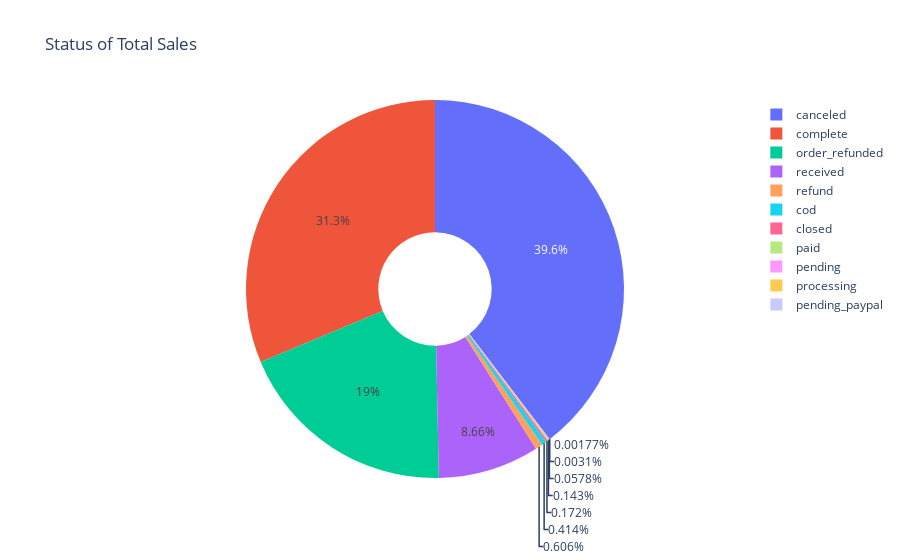

Notebook code cell kept with this figure:
### Code cell
import plotly.express
plotly.express.pie(sales ,names='status',values='total',title='Status of Total Sales',hole=.3)

### Figure 1 — Plotly figure (JSON) as saved in the notebook; plotly's stock layout.template omitted (floating-point values rounded to 4 significant figures; data arrays with more than 128 entries replaced by an {"elided": "..."} marker saying what was removed)
{"data": [{"domain": {"x": [0, 1], "y": [0, 1]}, "hole": 0.3, "hovertemplate": "status=%{label}<br>total=%{value}<extra></extra>", "labels": {"elided": "15319 str values"}, "legendgroup": "", "name": "", "showlegend": true, "type": "pie", "values": {"elided": "15319 float values"}}], "layout": {"legend": {"tracegroupgap": 0}, "title": {"text": "Status of Total Sales"}}}
